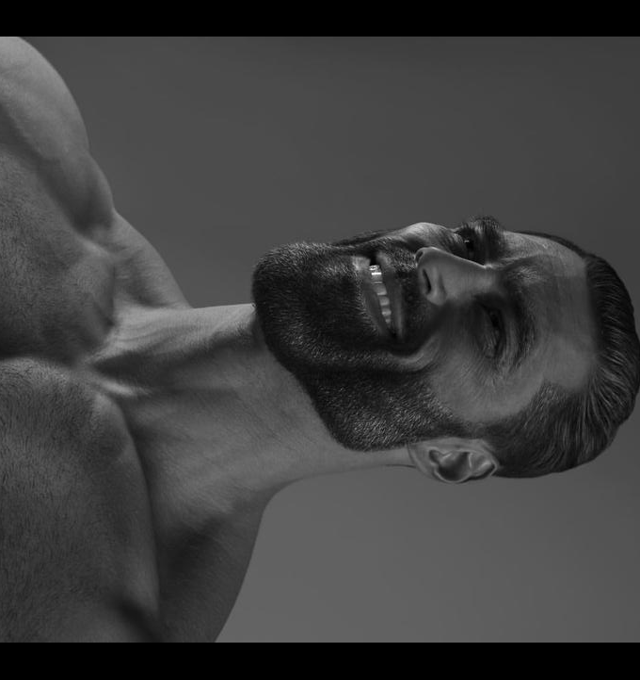
#> input picture Google_IT_Automation_Python/C6_RealWorldTasksPython/module1/images/chad.tiff, 640 x 680 px; its folder holds 3 pictures in this run
$ python imageRefactor.py
#> lines starting #> are read from the running program, lines starting #| are printed output that depends on the picture

#!/usr/bin/python3

from PIL import Image
import os

for file in os.listdir("images"):
    if file != ".DS_Store":
        with Image.open("images/"+file) as img:
#> img is the input picture: PIL image 640x680 L; min 0, max 255, mean 63.1
            img.convert("RGB").rotate(90).resize((128,128)).save("/opt/icons/" + file + ".jpg")
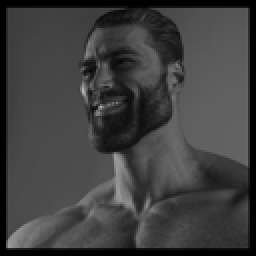
#> saved as chad.tiff.jpg: PIL image 128x128 RGB (shown 2 times larger); min 0, max 187, mean 63.2
#> pass 2 of the loop `for file in os.listdir("images"):`:
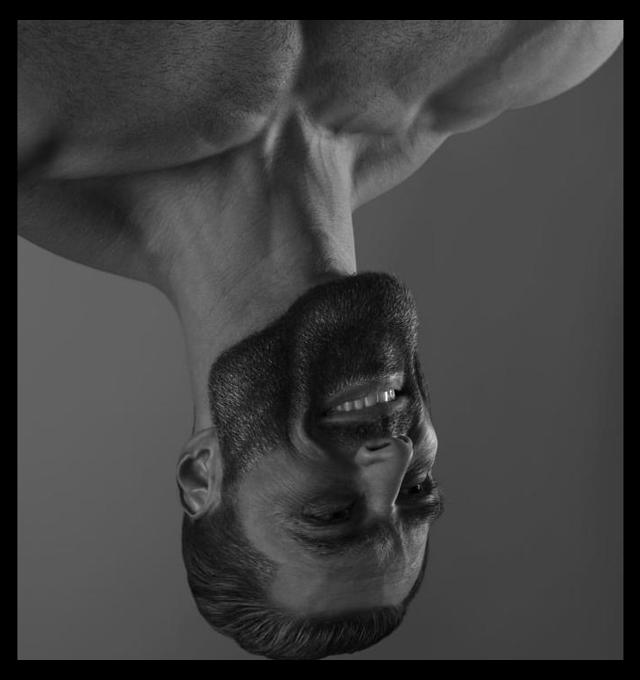
#> input picture Google_IT_Automation_Python/C6_RealWorldTasksPython/module1/images/chad_refactor.jpg, 640 x 680 px
#> img is the input picture: PIL image 640x680 L; min 0, max 255, mean 63.1
#> `img.convert("RGB").rotate(90).resize((128,128)).save("/opt/icons/" + f..`:
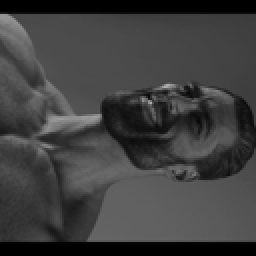
#> saved as chad_refactor.jpg.jpg: PIL image 128x128 RGB (shown 2 times larger); min 0, max 174, mean 63.1
#> pass 3 of the loop `for file in os.listdir("images"):`:
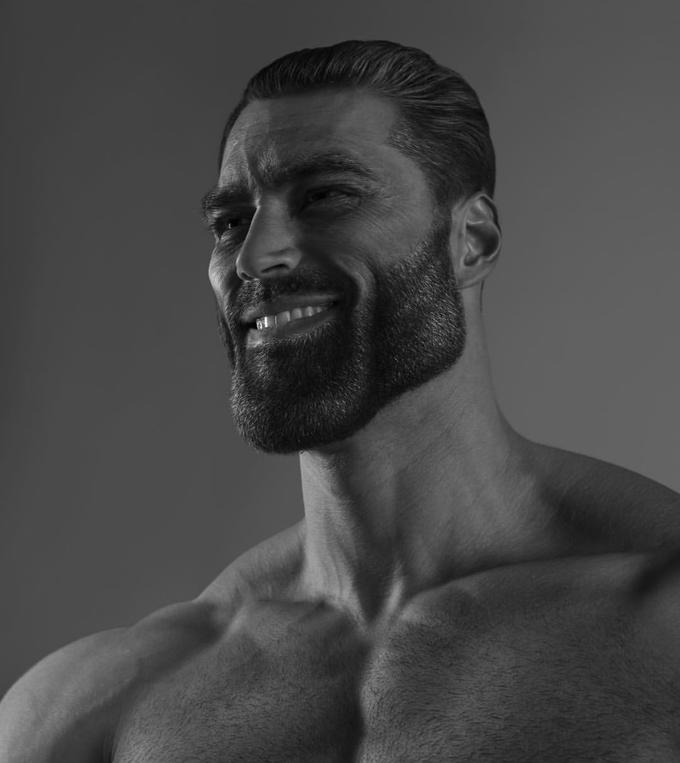
#> input picture Google_IT_Automation_Python/C6_RealWorldTasksPython/module1/images/chadjpg.jpg, 680 x 763 px
#> img is the input picture: PIL image 680x763 L; min 0, max 255, mean 70.5
#> `img.convert("RGB").rotate(90).resize((128,128)).save("/opt/icons/" + f..`:
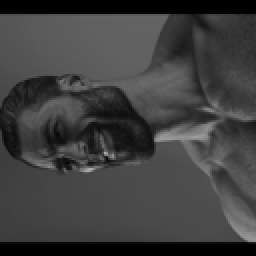
#> saved as chadjpg.jpg.jpg: PIL image 128x128 RGB (shown 2 times larger); min 0, max 173, mean 63.1
